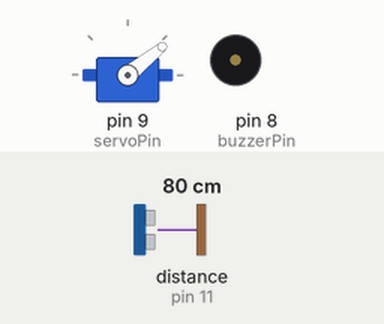
This sketch was run on a simulated Arduino Uno, built with avr-gcc and run on an emulated ATmega328P. Shown: servo, buzzer (waves = sounding, pin HIGH). Inputs (shaded band) come from the test bench; at power-on: distance to the obstacle (sensor on pin 11) 80 cm. The echo pulse lasts 58.3 µs per cm; what the sketch prints to the serial monitor is not drawn.

Above: at 1.7 s.
1.8 s: distance to the obstacle (sensor on pin 11) set to 2 cm
At 2.18 s:
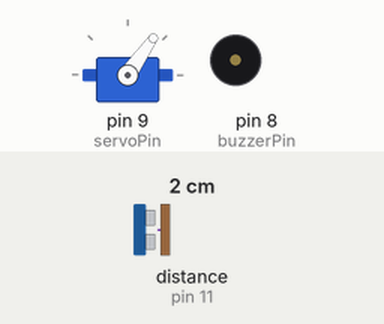
4.8 s: distance to the obstacle (sensor on pin 11) set to 4 cm
At 5.18 s:
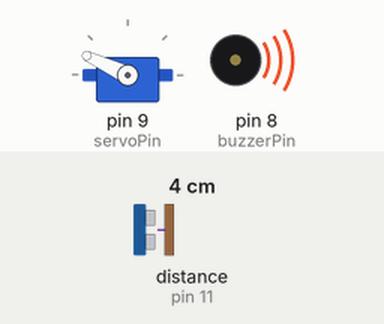
7.8 s: distance to the obstacle (sensor on pin 11) set to 9 cm
At 8.18 s:
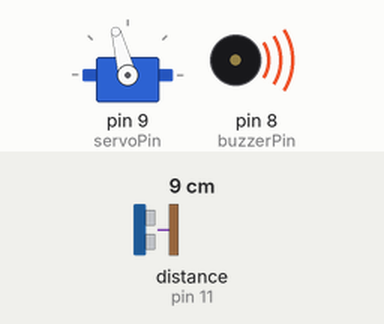
10.8 s: distance to the obstacle (sensor on pin 11) set to 35 cm
At 11.49 s:
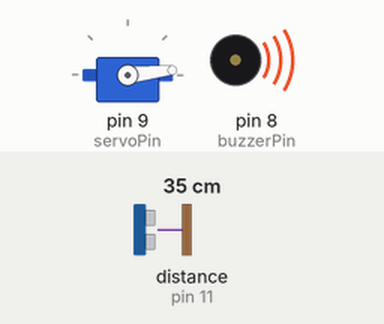
Timing chart, 0 to 35.0 s (numbered marks = the images above; inputs shaded):
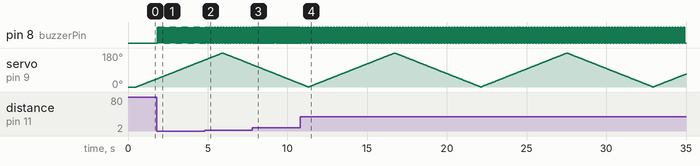

The sketch:

src.ino
```cpp
#include <Servo.h>
#include <NewPing.h>

const int buzzerPin = 8;
const int servoPin = 9;
const int triggerPin = 12;
const int echoPin = 11;
const int maxDistance = 200;

Servo myservo;
NewPing sonar(triggerPin, echoPin, maxDistance);

int currentAngle = 0;
int sweepDirection = 1;
unsigned long lastStepTime = 0;
const int stepDelay = 30;

unsigned long lastBuzzerToggle = 0;
int buzzerInterval = 0;
bool buzzerOn = false;
bool buzzerActive = false;

void setup()
{
  pinMode(buzzerPin, OUTPUT);
  myservo.attach(servoPin);
  Serial.begin(9600);
  myservo.write(0);
  delay(500);
}

void loop()
{
  unsigned long now = millis();

  if (now - lastStepTime >= stepDelay)
  {
    lastStepTime = now;
    myservo.write(currentAngle);
    long distance = sonar.ping_cm();

    Serial.print(currentAngle);
    Serial.print(",");
    Serial.print(distance);
    Serial.print(".");

    if (distance > 0 && distance < 40)
    {
      buzzerActive = true;
      buzzerInterval = map(distance, 40, 0, 100, 10);
    }
    else
    {
      buzzerActive = false;
      digitalWrite(buzzerPin, LOW);
      buzzerOn = false;
    }

    currentAngle += sweepDirection;
    if (currentAngle >= 180)
    {
      currentAngle = 180;
      sweepDirection = -1;
    }
    else if (currentAngle <= 0)
    {
      currentAngle = 0;
      sweepDirection = 1;
    }
  }

  if (buzzerActive && millis() - lastBuzzerToggle >= (unsigned long)buzzerInterval)
  {
    lastBuzzerToggle = millis();
    buzzerOn = !buzzerOn;
    digitalWrite(buzzerPin, buzzerOn ? HIGH : LOW);
  }
}
```

Measured:
- after the input at 1.8 s, pin 8 (buzzerPin): alternates HIGH for 0.02 s and LOW for 0.02 s, starting at once
- after the input at 4.8 s, pin 8 (buzzerPin): alternates HIGH for 0.02 s and LOW for 0.02 s, starting after 0.19 s
- after the input at 7.8 s, pin 8 (buzzerPin): alternates HIGH for 0.03 s and LOW for 0.03 s, starting after 0.12 s
- after the input at 10.8 s, pin 8 (buzzerPin): alternates HIGH for 0.09 s and LOW for 0.09 s, starting after 0.09 s
